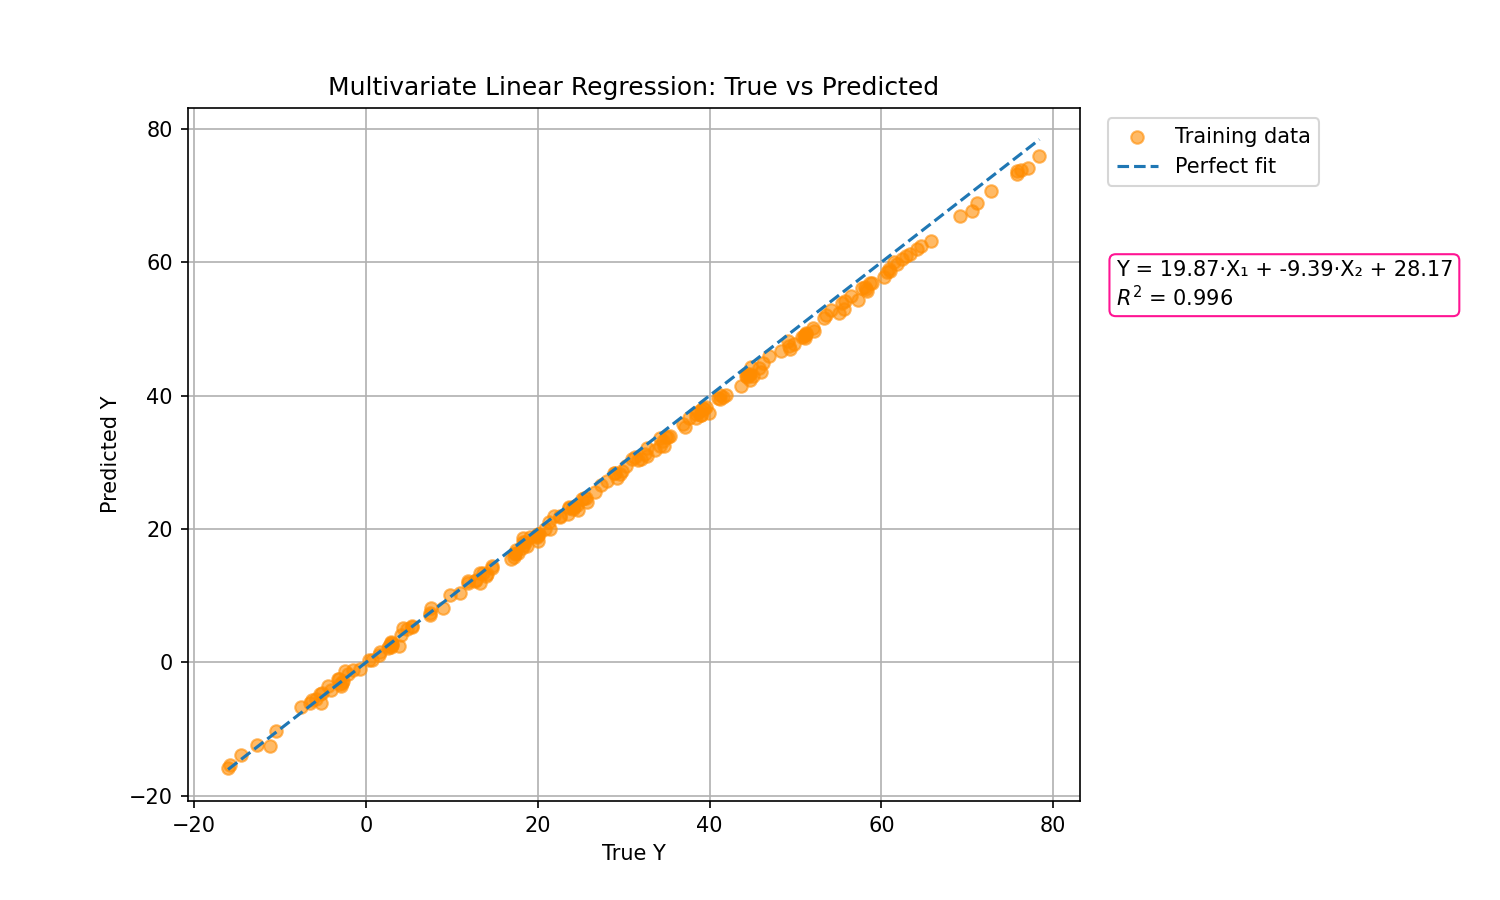

Generate this figure with Python:
"""
Multivariate Linear Regression Example
Demonstrates training, prediction, and visualization of the model
"""

import numpy as np
import matplotlib.pyplot as plt
from linear_regression import LinearRegression

#Data Generation
np.random.seed(42)

x1 = np.random.uniform(0, 35, 200)
x2 = np.random.uniform(-5, 17, 200)
X = np.column_stack([x1, x2])

Y = 2.0 * x1 - 1.5 * x2 + 4.5 + np.random.normal(0, 0.5, 200)

#Model Training
model = LinearRegression(
    learning_rate=0.005,
    n_iterations_max=30000,
    tol=1e-6,
    min_loss=2)

model.fit(X, Y)
print(model)

#Prediction for new data points
X_new = np.array([
    [2, -8],
    [7, 4.5],
    [5, 1]
])
Y_pred_new = model.predict(X_new)

#Output Predictions + Stopping Criteria
print("\nPredictions for new input values:")
for x, y in zip(X_new, Y_pred_new):
    print(f"  For X = {x}, predicted Y = {y:.2f}")
print()
print(f"Stop reason: {model.stop_reason_}")

#Plot Regression Line
r2 = model.score(X, Y)
Y_pred_train = model.predict(X)
plt.figure(figsize=(10, 6))
plt.gca().set_axisbelow(True)

#Training data
plt.scatter(
    Y,
    Y_pred_train,
    color="darkorange",
    alpha=0.6,
    label="Training data")

#New Predictions
min_val = min(Y.min(), Y_pred_train.min())
max_val = max(Y.max(), Y_pred_train.max())
plt.plot(
    [min_val, max_val],
    [min_val, max_val],
    linestyle="--",
    label="Perfect fit")

#Labels and formatting
plt.xlabel("True Y")
plt.ylabel("Predicted Y")
plt.title("Multivariate Linear Regression: True vs Predicted")
plt.legend(loc="upper left", bbox_to_anchor=(1.02, 1.0))
plt.grid(True)

#Model Information
info_text = (
    f"Y = {model.coef_[0]:.2f}·X₁ "
    f"+ {model.coef_[1]:.2f}·X₂ "
    f"+ {model.intercept_:.2f}\n"
    f"$R^2$ = {r2:.3f}")

plt.text(
    1.04, 0.78,
    info_text,
    transform=plt.gca().transAxes,
    ha="left",
    va="top",
    bbox=dict(boxstyle="round", edgecolor="deeppink", facecolor="white"))

plt.subplots_adjust(right=0.72)
plt.savefig("example_multivariate_regression.png", dpi=150)
plt.close()

#Plot Loss Evolution
initial_loss = model.loss_history_[0]
final_loss = model.loss_history_[-1]

plt.figure(figsize=(8, 4))
plt.plot(model.loss_history_, color="deeppink")
plt.yscale("log")

plt.xlabel("Iteration")
plt.ylabel("Mean Squared Error")
plt.title("Training Error Evolution")
plt.grid(True)

#Loss Information
mse_text = (
    f"Initial MSE: {initial_loss:.4f}\n"
    f"Final MSE: {final_loss:.4f}")

plt.text(
    0.01, 1.10,
    mse_text,
    transform=plt.gca().transAxes,
    ha="left",
    bbox=dict(boxstyle="round", edgecolor="deeppink", facecolor="white"))

plt.subplots_adjust(top=0.80)
plt.savefig("example_multivariate_loss_curve.png", dpi=150)
plt.close()
